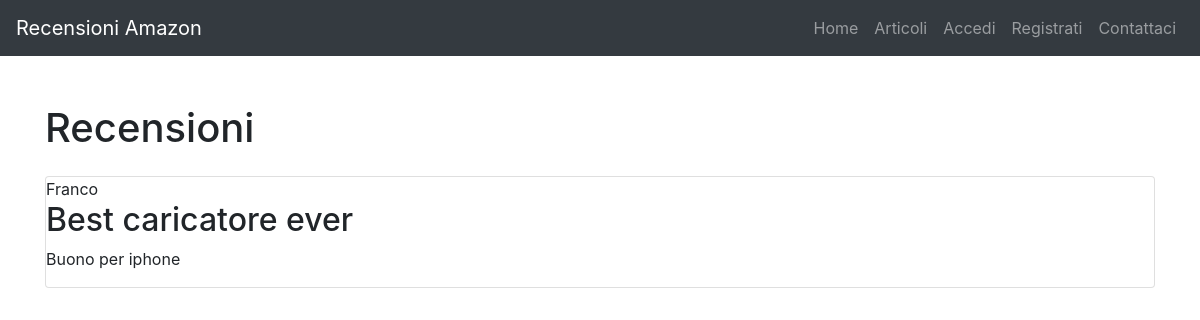
Screenshot of /recensionearticolo?articolo_id=84 with the database file from the repository.
### tables this page shows
CREATE TABLE "recensioni" (
	"id"	INTEGER,
	"nome"	TEXT,
	"titolo"	TEXT,
	"info"	TEXT,
	"email_utente"	TEXT,
	"link"	TEXT,
	"articolo_id"	INTEGER COLLATE RTRIM,
	"valutazione"	INTEGER,
	FOREIGN KEY("email_utente") REFERENCES "utenti"("email"),
	FOREIGN KEY("articolo_id") REFERENCES "articoli"("id"),
	PRIMARY KEY("id" AUTOINCREMENT)
);

### CONTROLLER/controller.py (the view)
@controller.route("/recensionearticolo", methods=["GET"])
def recensionearticolo():
    articolo_id = request.args.get('articolo_id')
    reviews = Review.get_reviews_by_articolo_id(g.db, articolo_id)
    return render_template("recensioni.html", recensioni=reviews)

### MODEL/models.py (called while the page is built)
    @staticmethod
    def get_reviews_by_articolo_id(db, articolo_id):
        cursor = db.cursor()
        try:
            cursor.execute("SELECT * FROM recensioni WHERE articolo_id = ?", (articolo_id,))
            reviews_data = cursor.fetchall()
            reviews = []
            for review_data in reviews_data:
                review = Review(*review_data)
                reviews.append(review)
            return reviews
        finally:
            cursor.close()

### app.py (called while the page is built)
def get_db():
    db = getattr(g, '_database', None)
    if db is None:
        db = g._database = sqlite3.connect('database.db', check_same_thread=False)
    return db

@app.before_request
def before_request():
    g.db = get_db()

@app.teardown_request
def teardown_request(exception):
    db = getattr(g, '_database', None)
    if db is not None:
        db.close()
        g._database = None

### templates/recensioni.html (shortened to what this page needs)
<!DOCTYPE html>
<html lang="en">
<head>
  <link rel="stylesheet" href="https://stackpath.bootstrapcdn.com/bootstrap/4.5.2/css/bootstrap.min.css">
</head>
<body>
  <nav class="navbar navbar-expand-lg navbar-dark bg-dark">
    <a class="navbar-brand" href="#">Recensioni Amazon</a>
    <div class="collapse navbar-collapse" id="navbarNav">
      <ul class="navbar-nav ml-auto">
        <li class="nav-item">
          <a class="nav-link" href="/">Home</a>
        </li>
        <li class="nav-item">
          <a class="nav-link" href="/articoli">Articoli</a>
        </li>
        {% if not session.logged_in %}
        <li class="nav-item">
          <a class="nav-link" href="/loginpage">Accedi</a>
        </li>
        <li class="nav-item">
          <a class="nav-link" href="/registrati">Registrati</a>
        </li>
        {% else %}
        <li class="nav-item">
          <a class="nav-link" href="/logout">Logout</a>
        </li>
        {% endif %}
        <li class="nav-item">
          <a class="nav-link" href="contattaci">Contattaci</a>
        </li>
      </ul>
    </div>
  </nav>
  <div class="container mt-5">
    <h1>Recensioni</h1>
    {% if recensioni %}
      {% for recensione in recensioni %}
        <div class="card mt-4">
          <td>{{ recensione.nome }}</td>
          <h2>{{ recensione.titolo }}</h2>
          <p>{{ recensione.info }}</p>
        </div>
      {% endfor %}
    {% else %}
      <p class=" mt-4"><h3>Non sono presenti recensioni.</h3></p>
    {% endif %}
  </div>
</body>
</html>

### rows the page displays
recensioni: nome "Franco", titolo "Best caricatore ever", info "Buono per iphone"
